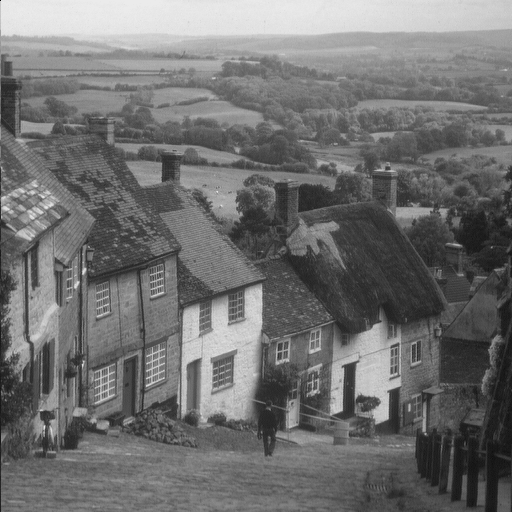
#> input picture goldhill.png, 512 x 512 px
$ python image.py
#> lines starting #> are read from the running program, lines starting #| are printed output that depends on the picture; long printed decimals are rounded
### huffman.py
from numpy import sort


class Node:
    def __init__(self, l = None, r = None, i = 0, p = 0):
        self.l : Node = l
        self.r : Node = r
        self.i : Int = i
        self.p : Float = p
        self.symbol = None

    def __str__(self):
        return "( "+str(self.p)+ "("+str(self.i)+"): " +str(self.l) + " | " + str(self.r) +" )"

# ENCODAGE

def huffman_tree(p):
    trees = [Node(None, None, 0, pro) for pro in p]
    while len(trees) > 1:
        trees.sort(reverse = True, key = lambda x : x.p)
        t1 = trees[-1]
        t2 = trees[-2]
        trees = trees[:-2] + [Node(t2, t1, 0, t2.p + t1.p)]
    t = trees[0]
    tag_tree(t, 0)
    return t

def get_cwd(tree):
    if tree == None:
        return [""]
    if tree.l == None and tree.r == None:
        return [""]
    return ["0" + s for s in get_cwd(tree.l)] + ["1" + s for s in get_cwd(tree.r)]

def tag_tree(tree, acc, symbols = []):
    if tree.l == None and tree.r == None:
        tree.i = acc
        if symbols != []:
            tree.symbol = symbols[acc]
        return acc+1

    acc = tag_tree(tree.l, acc)
    acc = tag_tree(tree.r, acc)
    return acc

def avg_length(words, p):
    return sum([len(words[i])*p[i] for i in range(len(p))])

def huffman_code(p):
    p = sorted(p, reverse=True)
    print(sum(p))
    tree = huffman_tree(p)
    words = get_cwd(tree)
    words = sorted(words, key=len)
    return (words, avg_length(words, p))

# DECODAGE

def huffman_tree2(cwd, symbol = ""):
    if len(cwd) == 0:
        n = Node(None, None, 0, 0)
        n.symbol = symbol
        return  n
    cwdl = [i[1:] for i in cwd if len(i) > 1 and i[0] == "0"]
    cwdr = [i[1:] for i in cwd if len(i) > 1 and i[0] == "1"]
    return Node(huffman_tree2(cwdl, symbol + "0"), huffman_tree2(cwdr, symbol + "1"), 0, 0)

def cwd_detect(tree, seq, idx):
    if tree.l == None and tree.r == None:
        return (tree.symbol, idx)
    else:
        if idx < len(seq):
            if seq[idx] == "0":
                return cwd_detect(tree.l, seq, idx+1)
            else:
                return cwd_detect(tree.r, seq, idx+1)
        else:
            return None

def decode(seq, symb, cwd):
    tree = huffman_tree2(cwd)
    words = []
    sequence = "" + seq #copy of seq
    dic = { k:v for (k,v) in zip(cwd, symb)}
    i = 0
    while len(sequence) > 1:
        t = cwd_detect(tree, sequence, i)
        if t == None:
            break
        (c,i) = t
        words.append(c)
    out = [dic[k] for k in words]
    return out

### image.py
#!/bin/python

import PIL as pil
import numpy as np
from matplotlib import pyplot as plt
from huffman import *
import huffman
goldhill = list(pil.Image.open('./goldhill.png').getdata())
#> goldhill = 262144 items
moon = list(pil.Image.open('./moon.png').getdata())
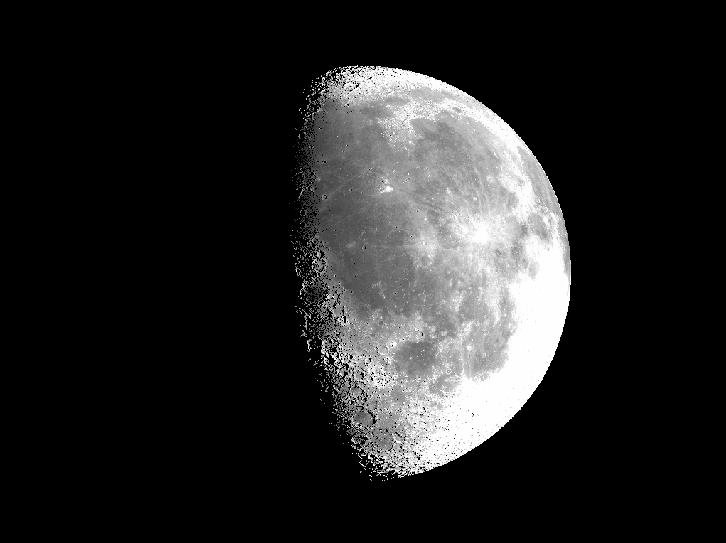
#> input picture moon.png, 726 x 543 px
#> moon = 394218 items
boat = list(pil.Image.open('./boat.png').getdata())
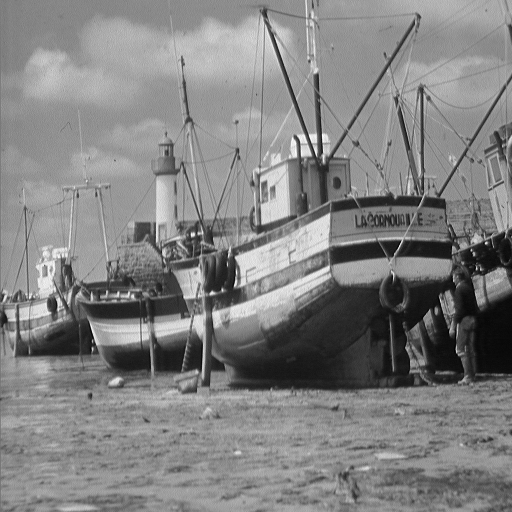
#> input picture boat.png, 512 x 512 px
#> boat = 262144 items

nbins = 256

def entropie(hist, bar_width):
    H = 0
    print("entropie type hits", type(hist))
    for i in range(len(hist)):
        if hist[i] != 0:
            H += hist[i] * np.log2(hist[i])
    H *= -bar_width
    return H
#    return -bar_width * np.sum(hist[hist!=0]*np.log2(hist[hist!=0]))

def encoder_decoder_image(img):
    hist, bin_edges = np.histogram(img, bins=nbins, density=True, range=(0, 255))
#> hist = 256 values, max 0.01 at index 119, min 0 at index 0, mean 0.00392; bin_edges = 257 values from 0 to 255
    plt.figure()
    bar_width = bin_edges[1]-bin_edges[0]
#> bar_width = 0.996
    plt.bar(bin_edges[ :-1], hist, align='edge', width=bar_width)

    symb = sorted(range(256), key=lambda i:hist[i], reverse=True)
#> symb = 256 values, max 255 at index 255, min 0 at index 221, mean 127.5
    hist = sorted(hist, reverse=True)
#> hist = 256 values, max 0.01 at index 0, min 0 at index 221, mean 0.00392
    code, L = huffman_code(hist)
#> in huffman_code, `p = sorted(p, reverse=True)`: p has the same summary as hist in encoder_decoder_image
#| 1.004
#> in huffman_tree, `trees = [Node(None, None, 0, pro) for pro in p]`: trees = 256 items
#> the loop in huffman_tree, `while len(trees) > 1:` made 255 passes
#> after the loop in huffman_tree, `while len(trees) > 1:`: trees = 1 item
#> in tag_tree, `acc = tag_tree(tree.r, acc)`: acc = 256
#> in huffman_code, `words = get_cwd(tree)`: words = 256 items, first 6: '00000000', '000000010', '000000011', '00000010', '00000011', '000001000'
#> in huffman_code, `words = sorted(words, key=len)`: words = 256 items, first 6: '0000110', '0001000', '0001010', '0001100', '0001101', '0001110'
#> code has the same summary as words in huffman_code; L = 7.53
    d = { k:v for k, v in zip(symb, code) }
#> d = 256 items

    print("Hist type : ", type(hist))
#| Hist type :  <class 'list'>

    encoded = "".join([d[i] for i in img])
    decoded = decode(encoded, symb, code)
#> in huffman_tree2, `cwdl = [i[1:] for i in cwd if len(i) > 1 and i[0] == "0"]`: cwdl = 111 items, first 6: '000110', '001000', '001010', '001100', '001101', '001110'
#> in huffman_tree2, `cwdr = [i[1:] for i in cwd if len(i) > 1 and i[0] == "1"]`: cwdr = 145 items, first 6: '000000', '000001', '000010', '000011', '000100', '000101'
#> in decode, `dic = { k:v for (k,v) in zip(cwd, symb)}`: dic = 256 items
#> the loop in decode, `while len(sequence) > 1:` made 262145 passes
#> (c, i) on passes 1 to 3: ('111111101000101010', 18), ('00000000', 26), ('00001000', 34)
#> after the loop in decode, `while len(sequence) > 1:`: words = 262144 items
#> decoded = 262144 items
    bits_source = 8*len(img)
#> bits_source = 2097152
    bits_compressed = len(encoded)
#> bits_compressed = 1965306
    r = bits_compressed/bits_source
#> r = 0.937
    print("Entropie empirique:")
    print(entropie(hist, bar_width))
#| entropie type hits <class 'list'>
#> the loop in entropie, `for i in range(len(hist)):` made 256 passes
#> H on passes 1 to 12: -0.0666, -0.132, -0.196, -0.26, -0.324, -0.388, -0.452, -0.516, -0.58, -0.644, -0.707, -0.769
#> after the loop in entropie, `for i in range(len(hist)):`: H = -7.5
#> in entropie, `H *= -bar_width`: H = 7.47
#| 7.472
    print()
    print("Longueur moyenne du code:")
    print(L)
#| 7.526
    print()
    print("Ratio de compression:")
    print(r)
#| 0.9371
    print()
    assert(decoded==img)

print("goldhill.png")
encoder_decoder_image(goldhill)
plt.title("goldhill")

print("moon.png")
encoder_decoder_image(moon)
#| 1.004
#> the loop in huffman_tree (call 2), `while len(trees) > 1:` made 255 passes
#| Hist type :  <class 'list'>
#| entropie type hits <class 'list'>
#| 2.465
#| 2.714
#| 0.338
plt.title("moon")

print("boat.png")
encoder_decoder_image(boat)
#| 1.004
#| Hist type :  <class 'list'>
#| entropie type hits <class 'list'>
#| 7.186
#| 7.247
#| 0.9023
plt.title("boat")


plt.show()
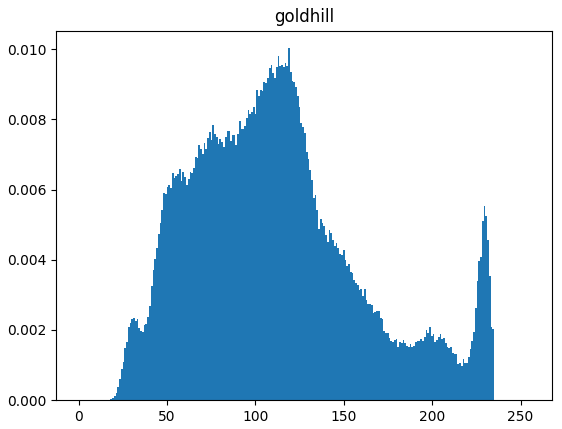
#> figure drawn by matplotlib, 1 panel; tallest bar 0.01 high, from x = 118.5 to 119.5
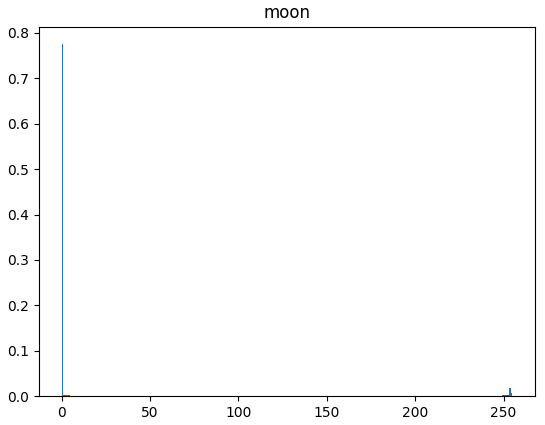
#> figure drawn by matplotlib, 1 panel; tallest bar 0.775 high, from x = 0 to 0.996
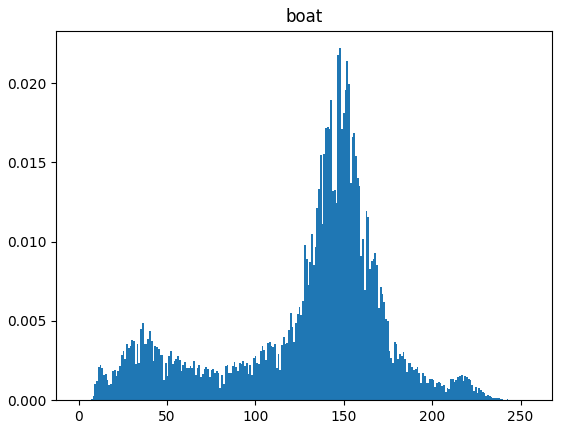
#> figure drawn by matplotlib, 1 panel; tallest bar 0.0222 high, from x = 147.4 to 148.4
